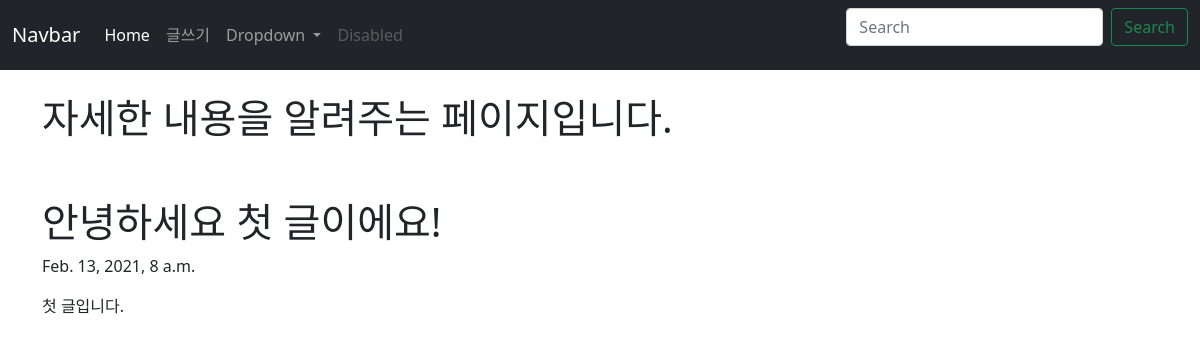
The page /blog/1 on the database its author committed.
### blogapp/models.py (models this page shows, shortened)
class Blog(models.Model):
    title = models.CharField(max_length=200)
    pub_date = models.DateTimeField('date published')
    body = models.TextField()

### blogapp/views.py (the view)
# urls.py: path('<int:blog_id>', views.detail, name="detail"),
def detail(request, blog_id):
    details = get_object_or_404(Blog, pk=blog_id)
    return render(request, "detail.html", {'details':details})

### blogapp/templates/detail.html
{% extends 'base.html'%}
{% block contents %}
            <div class="container">
            <br>
            <h1>자세한 내용을 알려주는 페이지입니다.</h1>
                <br><br>
                <h1>{{details.title}}</h1>
                <p>{{details.pub_date}}</p>
                <p>{{details.body}}</p>
            </div>
    </body>
{% endblock %}

### rows shown on the page
Blog: title "안녕하세요 첫 글이에요!", pub_date "Feb. 13, 2021, 8 a.m.", body "첫 글입니다."
